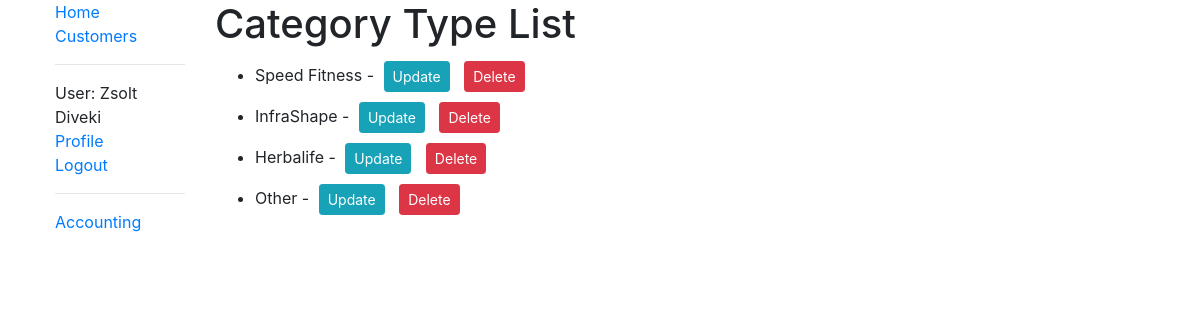
Page /accounting/categorytype/list/ (signed in) on the committed database.
### accounting/models.py (models this page shows)
class CategoryType(models.Model):
    name = models.CharField(max_length=200, help_text='Enter a category type', blank=False)
    class Meta:
        permissions = (('can_see_all_financials', 'Show all financials'), ('can_see_own_financials', 'Show own financials'))
    def __str__(self):
        return f'{self.name}'

### accounting/views.py (the view)
# urls.py: path('categorytype/list/', views.CategoryTypeListView.as_view(), name='categorytype_list'),
class CategoryTypeListView(LoginRequiredMixin, PermissionRequiredMixin, generic.ListView):
    model = CategoryType
    permission_required = 'accounting.can_see_all_financials'
    paginate_by = 10

### customers/models.py (called while the page is built)
    def get_absolute_url(self):
        return reverse('customers:person-detail', args=[str(self.slug)])

### accounting/templates/accounting/categorytype_list.html
{% extends "base_generic.html" %}
{% load crispy_forms_tags %}
{% block content %}
<h1>Category Type List</h1>
{% if categorytype_list %}
  <ul>
  {% for categorytype in categorytype_list %}
    <li>
      {{ categorytype }} -
      <a type="button" style="margin:5px" class="btn btn-info btn-sm" href="{% url 'accounting:categorytype_update' categorytype.id %}">Update</a>
      <a type="button" style="margin:5px" class="btn btn-danger btn-sm" href="{% url 'accounting:categorytype_delete' categorytype.id %}">Delete</a>
    </li>
  {% endfor %}
 </ul>
{% else %}
  <p>There are no authors available.</p>
{% endif %}
{% endblock %}

### templates/base_generic.html (shortened to what this page needs)
<!DOCTYPE html>
<html lang="en">
<head>
  <link rel="stylesheet" href="https://stackpath.bootstrapcdn.com/bootstrap/4.1.3/css/bootstrap.min.css">
  <link href="http://cdn.pydata.org/bokeh/release/bokeh-0.12.0.min.css" rel="stylesheet" type="text/css">
  <!-- {% load static %}
  <link rel="stylesheet" href="{% static 'css/styles.css' %}"> -->
</head>
<body>
  <div class="container-fluid">
    <div class="row">
      <div class="col-sm-2">
      {% block sidebar %}
        <ul class="sidebar-nav" style="list-style-type: none;">
          <li><a href="{% url 'index' %}">Home</a></li>
          <li><a href="{% url 'customers:customers-list' %}">Customers</a></li>
          <hr>
          {% if user.is_authenticated %}
            <li>User: {{user.get_full_name}}</li>
            <li><a href="{{ user.person.get_absolute_url}}">Profile</a></li>
            <li><a href="{% url 'logout' %}">Logout</a></li>
          {% else %}
            <li><a href="{% url 'login' %}">Login</a></li>
            <li><a href="{% url 'signup' %}">Sign Up</a></li>
          {% endif %}
          <hr>
          {% if perms.customers.can_see_own_financials %}
            <li><a href="{% url 'accounting:accounting' %}">Accounting</a></li>
          {% endif %}
        </ul>
     {% endblock %}
      </div>
      <div class="col-sm-10 ">{% block content %}{% endblock %}
      </div>
    </div>
  </div>
</body>
</html>

### rows in the picture
CategoryType: name "Speed Fitness"
CategoryType: name "InfraShape"
CategoryType: name "Herbalife"
CategoryType: name "Other"

### other values in the picture
{{ user.get_full_name }} "Zsolt Diveki"
